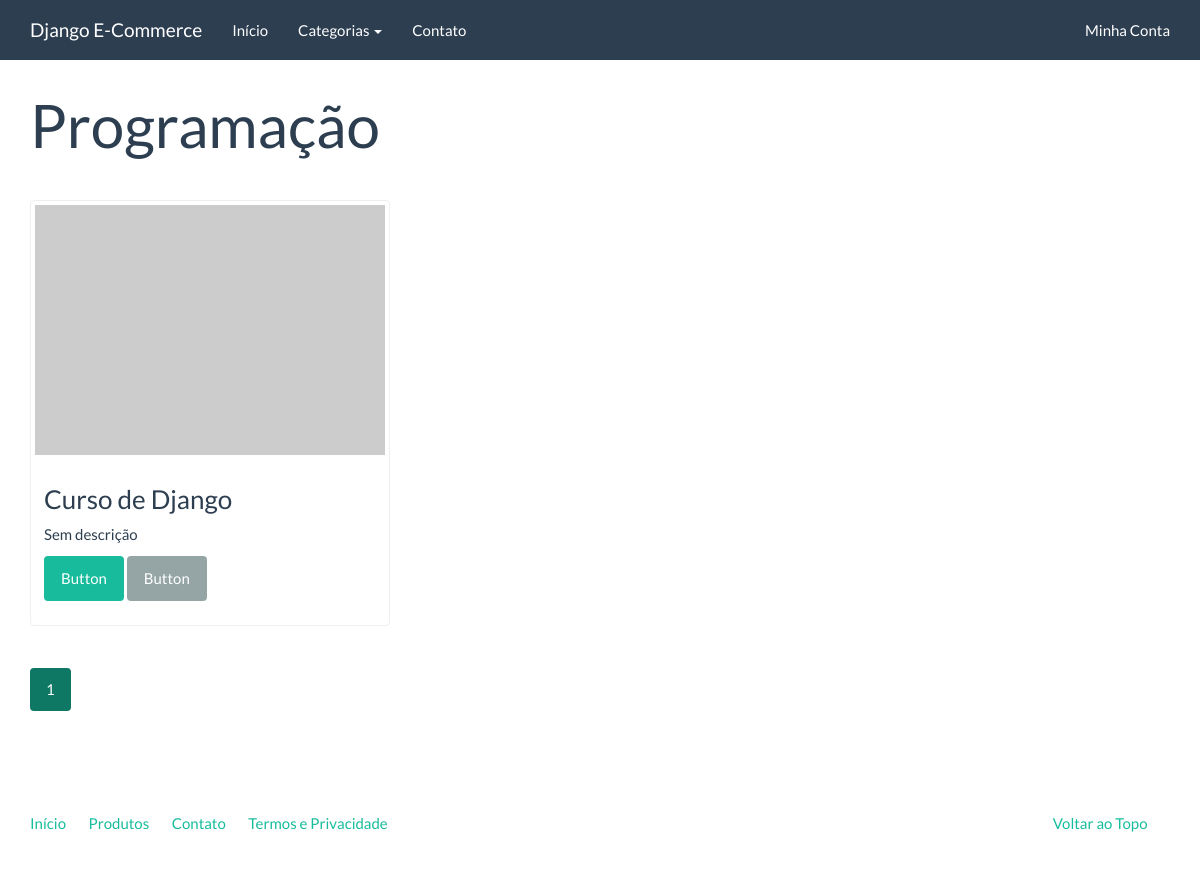
Page /catalogo/programacao/ on the earlier database version.
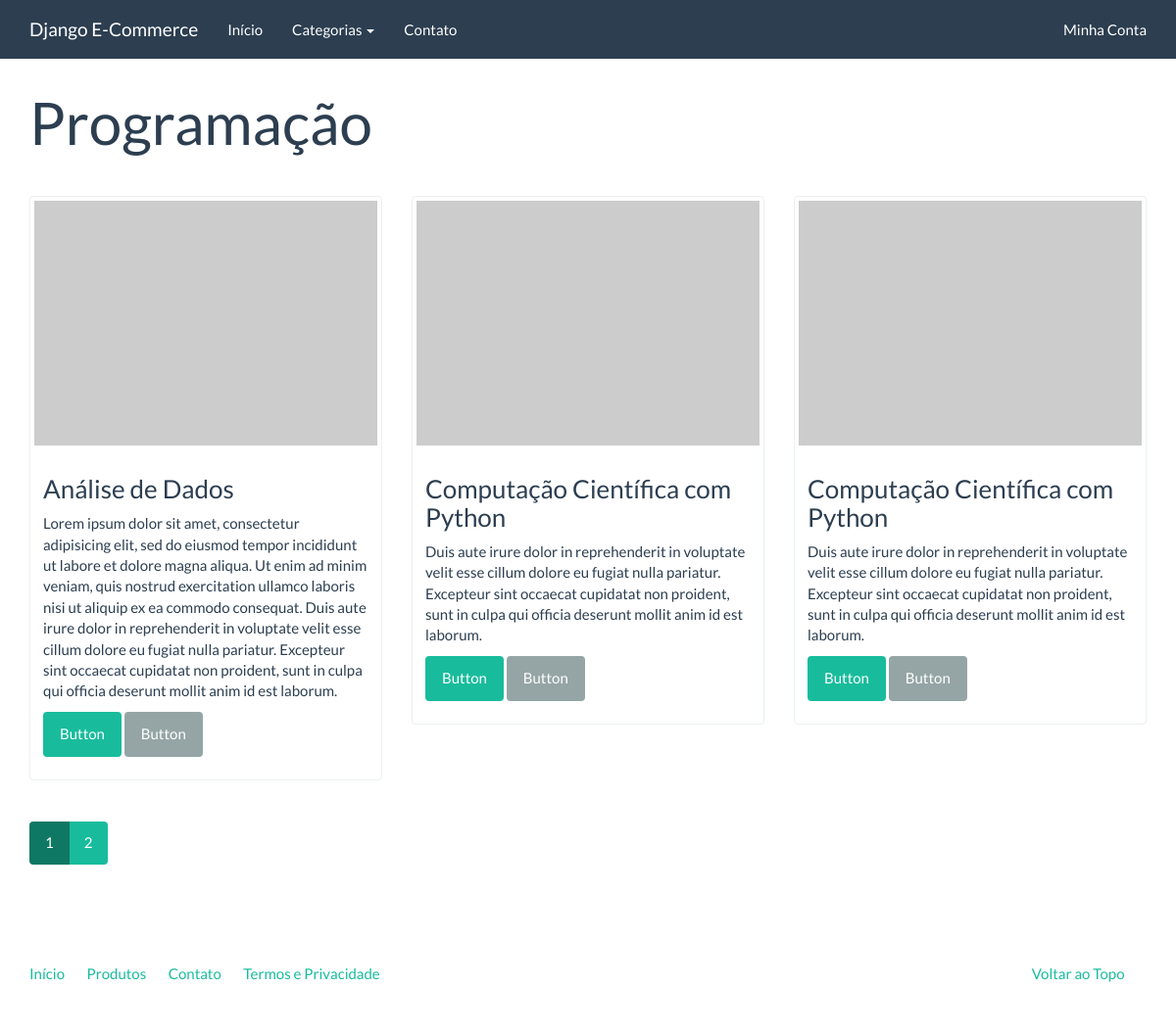
Same page on the later database version.
### catalog/models.py (models this page shows)
class Category(models.Model):
    created = models.DateTimeField('Criado em', auto_now_add=True)
    modified = models.DateTimeField('Modificado em', auto_now=True)
    name = models.CharField('Nome', max_length=100)
    slug = models.SlugField('Identificador', max_length=100)
    class Meta:
        verbose_name = 'Categoria'
        verbose_name_plural = 'Categorias'
        ordering = ['name']
    def get_absolute_url(self):
        return reverse('catalog:category', kwargs={'slug': self.slug})
    def __str__(self):
        return self.name

class Product(models.Model):
    created = models.DateTimeField('Criado em', auto_now_add=True)
    modified = models.DateTimeField('Modificado em', auto_now=True)
    name = models.CharField('Nome', max_length=100)
    slug = models.SlugField('Identificador', max_length=100)
    category = models.ForeignKey('catalog.Category', verbose_name='Categoria')
    description = models.TextField('Descrição', blank=True)
    price = models.DecimalField('Preço', decimal_places=2, max_digits=10)
    class Meta:
        verbose_name = 'Produto'
        verbose_name_plural = 'Produtos'
        ordering = ['name']
    def __str__(self):
        return self.name
    def get_absolute_url(self):
        return reverse('catalog:product', kwargs={'slug': self.slug})

### catalog/views.py (the view)
class CategoryListView(generic.ListView):
    template_name = 'catalog/category.html'
    context_object_name = 'product_list'
    paginate_by = 3
    def get_queryset(self):
        return Product.objects.filter(category__slug=self.kwargs['slug'])
    def get_context_data(self, **kwargs):
        context = super(CategoryListView, self).get_context_data(**kwargs)
        context['current_category'] = get_object_or_404(Category, slug=self.kwargs['slug'])
        return context

### catalog/context_processors.py (called while the page is built)
def categories(request):
    return {
        'categories': Category.objects.all()
    }

### core/templatetags/pagination.py (called while the page is built)
@register.inclusion_tag('pagination.html')
def pagination(request, paginator, page_obj):
    context = {
        'paginator': paginator,
        'request': request,
        'page_obj': page_obj,
    }
    getvars = request.GET.copy()
    if 'page' in getvars:
        del getvars['page']
    if len(getvars) > 0:
        context['getvars'] = '&{0}'.format(getvars.urlencode())
    else:
        context['getvars'] = ''
    return context

### catalog/templates/catalog/category.html (shortened to what this page needs)
{% extends "base.html" %}
{% load pagination %}
{% block container %}
    <div class="page-header">
        <h1>{{ current_category }}</h1>
    </div>
    <div class="row">
        {% for product in product_list %}
            <div class="col-sm-6 col-md-4">
                <div class="thumbnail">
                    <a href="{{ product.get_absolute_url }}">
                        <img src="http://placehold.it/350x250" alt="" />
                    </a>
                    <div class="caption">
                        <h3>{{ product }}</h3>
                        {{ product.description|default:'Sem descrição'|linebreaks }}
                        <p><a href="{{ product.get_absolute_url }}" class="btn btn-success" role="button">Button</a> <a href="#" class="btn btn-default" role="button">Button</a></p>
                    </div>
                </div>
            </div>
        {% endfor %}
    </div>
    {% pagination request paginator page_obj %}
{% endblock container %}

### core/templates/base.html (shortened to what this page needs)
<!DOCTYPE html>
{% load static %}
<html lang="en">
<head>
    <link rel="stylesheet" href="{% static 'assets/bootstrap.min.css' %}" media="screen" />
    <link rel="stylesheet" href="{% static 'assets/custom.min.css' %}" media="screen" />
</head>
<body>
    <div class="navbar navbar-default navbar-fixed-top">
        <div class="container">
            <div class="navbar-header">
                <a href="" class="navbar-brand">Django E-Commerce</a>
            </div>
            <div class="navbar-collapse collapse" id="navbar-main">
                <ul class="nav navbar-nav">
                    <li>
                        <a href="{% url 'index' %}">Início</a>
                    </li>
                    <li class="dropdown">
                        <a class="dropdown-toggle" data-toggle="dropdown" href="{% url 'catalog:product_list' %}" id="download">Categorias <span class="caret"></span></a>
                    </li>
                    <li>
                        <a href="{% url 'contact' %}">Contato</a>
                    </li>
                </ul>
                <ul class="nav navbar-nav navbar-right">
                    <li><a href="#">Minha Conta</a></li>
                </ul>
            </div>
        </div>
    </div>
    <div class="container">
        {% block container %}{% endblock container %}
        <footer>
            <div class="row">
                <div class="col-lg-12">
                    <ul class="list-unstyled">
                        <li class="pull-right"><a href="#top">Voltar ao Topo</a></li>
                        <li><a href="">Início</a></li>
                        <li><a href="">Produtos</a></li>
                        <li><a href="">Contato</a></li>
                        <li><a href="">Termos e Privacidade</a></li>
                    </ul>
                </div>
            </div>
        </footer>
    </div>
</body>
</html>

### core/templates/pagination.html
<div class="row">
    <div class="col-md-12">
        <nav>
            <ul class="pagination">
                {% for page in paginator.page_range %}
                    <li{% if page_obj.number == page %} class="active"{% endif %}>
                        <a href="?page={{ page }}{{ getvars }}">{{ page }}</a>
                    </li>
                {% endfor %}
            </ul>
        </nav>
    </div>
</div>

Differences in the rows shown:
no longer on this page (row unchanged): Product: name "Curso de Django", description "Sem descrição"
added Product: name "Análise de Dados", description "Lorem ipsum dolor sit amet, consectetur adipisicing elit, sed do eiusmod tempor incididunt ut labore et dolore magna aliqua. Ut enim ad minim veniam, quis nostrud exercitation ullamco laboris nisi ut aliquip ex ea commodo consequat. Duis aute irure dolor in reprehenderit in voluptate velit esse cillum dolore eu fugiat nulla pariatur. Excepteur sint occaecat cupidatat non proident, sunt in culpa qui officia deserunt mollit anim id est laborum."
added Product: name "Computação Científica com Python", description "Duis aute irure dolor in reprehenderit in voluptate velit esse cillum dolore eu fugiat nulla pariatur. Excepteur sint occaecat cupidatat non proident, sunt in culpa qui officia deserunt mollit anim id est laborum."
added Product: name "Computação Científica com Python", description "Duis aute irure dolor in reprehenderit in voluptate velit esse cillum dolore eu fugiat nulla pariatur. Excepteur sint occaecat cupidatat non proident, sunt in culpa qui officia deserunt mollit anim id est laborum."
Other differences:
new list line: "2"
